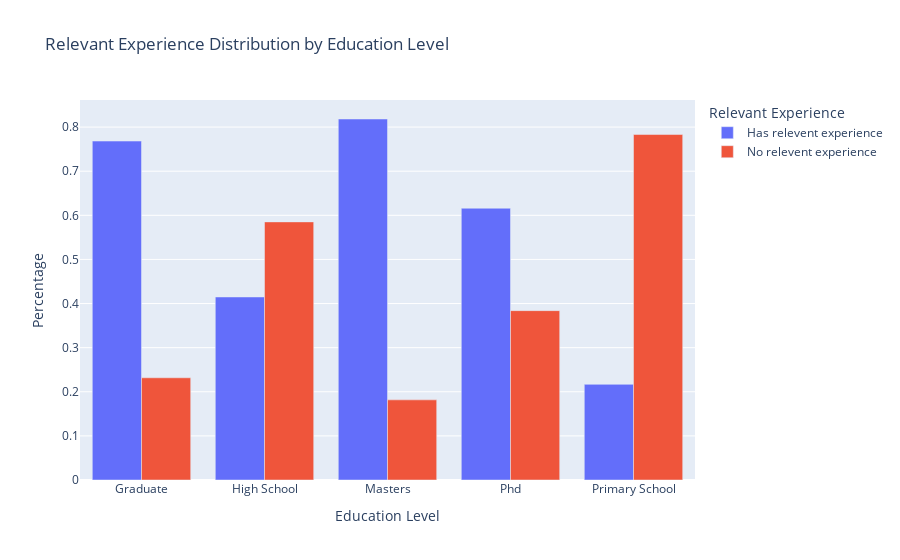

Here is the notebook cell this chart was saved with:
### Markdown cell above
### Question6: Do individuals with higher education levels tend to have more relevant experience compared to those with lower education levels?

### Code cell
import pandas as pd
import plotly.express as px

experience_distribution = df.groupby('education_level')['relevent_experience'].value_counts(normalize=True).unstack().fillna(0).reset_index()
experience_distribution_melted = experience_distribution.melt(id_vars='education_level', var_name='relevent_experience', value_name='percentage')

fig = px.bar(experience_distribution_melted, 
             x='education_level', 
             y='percentage', 
             color='relevent_experience', 
             title='Relevant Experience Distribution by Education Level',
             labels={'education_level': 'Education Level', 'percentage': 'Percentage'},
             barmode='group')

fig.update_layout(xaxis_title='Education Level', yaxis_title='Percentage', legend_title='Relevant Experience')
fig.show()

### Figure 1 — Plotly figure (JSON) as saved in the notebook; plotly's stock layout.template omitted (floating-point values rounded to 4 significant figures)
{"data": [{"alignmentgroup": "True", "hovertemplate": "relevent_experience=Has relevent experience<br>Education Level=%{x}<br>Percentage=%{y}<extra></extra>", "legendgroup": "Has relevent experience", "marker": {"color": "#636efa", "pattern": {"shape": ""}}, "name": "Has relevent experience", "offsetgroup": "Has relevent experience", "orientation": "v", "showlegend": true, "textposition": "auto", "type": "bar", "x": ["Graduate", "High School", "Masters", "Phd", "Primary School"], "xaxis": "x", "y": [0.7683, 0.4149, 0.8183, 0.6161, 0.2169], "yaxis": "y"}, {"alignmentgroup": "True", "hovertemplate": "relevent_experience=No relevent experience<br>Education Level=%{x}<br>Percentage=%{y}<extra></extra>", "legendgroup": "No relevent experience", "marker": {"color": "#EF553B", "pattern": {"shape": ""}}, "name": "No relevent experience", "offsetgroup": "No relevent experience", "orientation": "v", "showlegend": true, "textposition": "auto", "type": "bar", "x": ["Graduate", "High School", "Masters", "Phd", "Primary School"], "xaxis": "x", "y": [0.2317, 0.5851, 0.1817, 0.3839, 0.7831], "yaxis": "y"}], "layout": {"autosize": true, "barmode": "group", "legend": {"title": {"text": "Relevant Experience"}, "tracegroupgap": 0}, "title": {"text": "Relevant Experience Distribution by Education Level"}, "xaxis": {"anchor": "y", "autorange": false, "domain": [0, 1], "range": [-0.5, 4.5], "title": {"text": "Education Level"}, "type": "category"}, "yaxis": {"anchor": "x", "autorange": true, "domain": [0, 1], "range": [0, 0.8614], "title": {"text": "Percentage"}, "type": "linear"}}}
